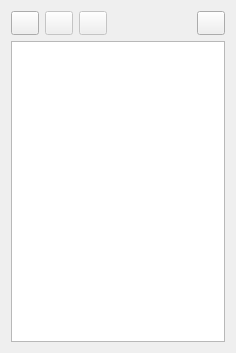
<?xml version="1.0" encoding="UTF-8"?>
<ui version="4.0">
 <author>Dmitry Baryshev</author>
 <class>SelectChapter</class>
 <widget class="QDialog" name="SelectChapter">
  <property name="geometry">
   <rect>
    <x>0</x>
    <y>0</y>
    <width>236</width>
    <height>353</height>
   </rect>
  </property>
  <property name="windowTitle">
   <string>Select a chapter</string>
  </property>
  <layout class="QGridLayout" name="gridLayout">
   <item row="0" column="0">
    <layout class="QHBoxLayout" name="horizontalLayout">
     <item>
      <widget class="QToolButton" name="toolAddBook">
       <property name="minimumSize">
        <size>
         <width>28</width>
         <height>24</height>
        </size>
       </property>
       <property name="maximumSize">
        <size>
         <width>28</width>
         <height>24</height>
        </size>
       </property>
       <property name="toolTip">
        <string>Add a book</string>
       </property>
       <property name="text">
        <string/>
       </property>
       <property name="icon">
        <iconset resource="phrasebooks.qrc">
         <normaloff>:/images/addbook.png</normaloff>:/images/addbook.png</iconset>
       </property>
      </widget>
     </item>
     <item>
      <widget class="QToolButton" name="toolAddChapter">
       <property name="enabled">
        <bool>false</bool>
       </property>
       <property name="minimumSize">
        <size>
         <width>28</width>
         <height>24</height>
        </size>
       </property>
       <property name="maximumSize">
        <size>
         <width>28</width>
         <height>24</height>
        </size>
       </property>
       <property name="toolTip">
        <string>Add a chapter</string>
       </property>
       <property name="text">
        <string/>
       </property>
       <property name="icon">
        <iconset resource="phrasebooks.qrc">
         <normaloff>:/images/addchapter.png</normaloff>:/images/addchapter.png</iconset>
       </property>
      </widget>
     </item>
     <item>
      <widget class="QToolButton" name="toolDelete">
       <property name="enabled">
        <bool>false</bool>
       </property>
       <property name="minimumSize">
        <size>
         <width>28</width>
         <height>24</height>
        </size>
       </property>
       <property name="maximumSize">
        <size>
         <width>28</width>
         <height>24</height>
        </size>
       </property>
       <property name="toolTip">
        <string>Delete</string>
       </property>
       <property name="text">
        <string/>
       </property>
       <property name="icon">
        <iconset resource="phrasebooks.qrc">
         <normaloff>:/images/delete.png</normaloff>:/images/delete.png</iconset>
       </property>
      </widget>
     </item>
     <item>
      <spacer name="horizontalSpacer">
       <property name="orientation">
        <enum>Qt::Horizontal</enum>
       </property>
       <property name="sizeHint" stdset="0">
        <size>
         <width>40</width>
         <height>20</height>
        </size>
       </property>
      </spacer>
     </item>
     <item>
      <widget class="QToolButton" name="toolExplorer">
       <property name="minimumSize">
        <size>
         <width>28</width>
         <height>24</height>
        </size>
       </property>
       <property name="maximumSize">
        <size>
         <width>28</width>
         <height>24</height>
        </size>
       </property>
       <property name="toolTip">
        <string>Open in Windows Explorer</string>
       </property>
       <property name="icon">
        <iconset resource="phrasebooks.qrc">
         <normaloff>:/images/explorer.png</normaloff>:/images/explorer.png</iconset>
       </property>
      </widget>
     </item>
    </layout>
   </item>
   <item row="1" column="0">
    <widget class="ChaptersView" name="treeView">
     <property name="editTriggers">
      <set>QAbstractItemView::EditKeyPressed|QAbstractItemView::SelectedClicked</set>
     </property>
     <property name="alternatingRowColors">
      <bool>true</bool>
     </property>
     <property name="headerHidden">
      <bool>true</bool>
     </property>
    </widget>
   </item>
  </layout>
 </widget>
 <customwidgets>
  <customwidget>
   <class>ChaptersView</class>
   <extends>QTreeView</extends>
   <header>chaptersview.h</header>
  </customwidget>
 </customwidgets>
 <tabstops>
  <tabstop>treeView</tabstop>
  <tabstop>toolAddBook</tabstop>
  <tabstop>toolAddChapter</tabstop>
  <tabstop>toolDelete</tabstop>
  <tabstop>toolExplorer</tabstop>
 </tabstops>
 <resources>
  <include location="phrasebooks.qrc"/>
 </resources>
 <connections>
  <connection>
   <sender>toolAddBook</sender>
   <signal>clicked()</signal>
   <receiver>SelectChapter</receiver>
   <slot>slotAddBook()</slot>
   <hints>
    <hint type="sourcelabel">
     <x>37</x>
     <y>33</y>
    </hint>
    <hint type="destinationlabel">
     <x>312</x>
     <y>81</y>
    </hint>
   </hints>
  </connection>
  <connection>
   <sender>toolAddChapter</sender>
   <signal>clicked()</signal>
   <receiver>SelectChapter</receiver>
   <slot>slotAddChapter()</slot>
   <hints>
    <hint type="sourcelabel">
     <x>71</x>
     <y>31</y>
    </hint>
    <hint type="destinationlabel">
     <x>304</x>
     <y>143</y>
    </hint>
   </hints>
  </connection>
  <connection>
   <sender>toolDelete</sender>
   <signal>clicked()</signal>
   <receiver>SelectChapter</receiver>
   <slot>slotDelete()</slot>
   <hints>
    <hint type="sourcelabel">
     <x>105</x>
     <y>33</y>
    </hint>
    <hint type="destinationlabel">
     <x>296</x>
     <y>222</y>
    </hint>
   </hints>
  </connection>
  <connection>
   <sender>toolExplorer</sender>
   <signal>clicked()</signal>
   <receiver>SelectChapter</receiver>
   <slot>slotExplorer()</slot>
   <hints>
    <hint type="sourcelabel">
     <x>212</x>
     <y>28</y>
    </hint>
    <hint type="destinationlabel">
     <x>251</x>
     <y>28</y>
    </hint>
   </hints>
  </connection>
 </connections>
 <slots>
  <slot>slotAddBook()</slot>
  <slot>slotAddChapter()</slot>
  <slot>slotDelete()</slot>
  <slot>slotExplorer()</slot>
 </slots>
</ui>
